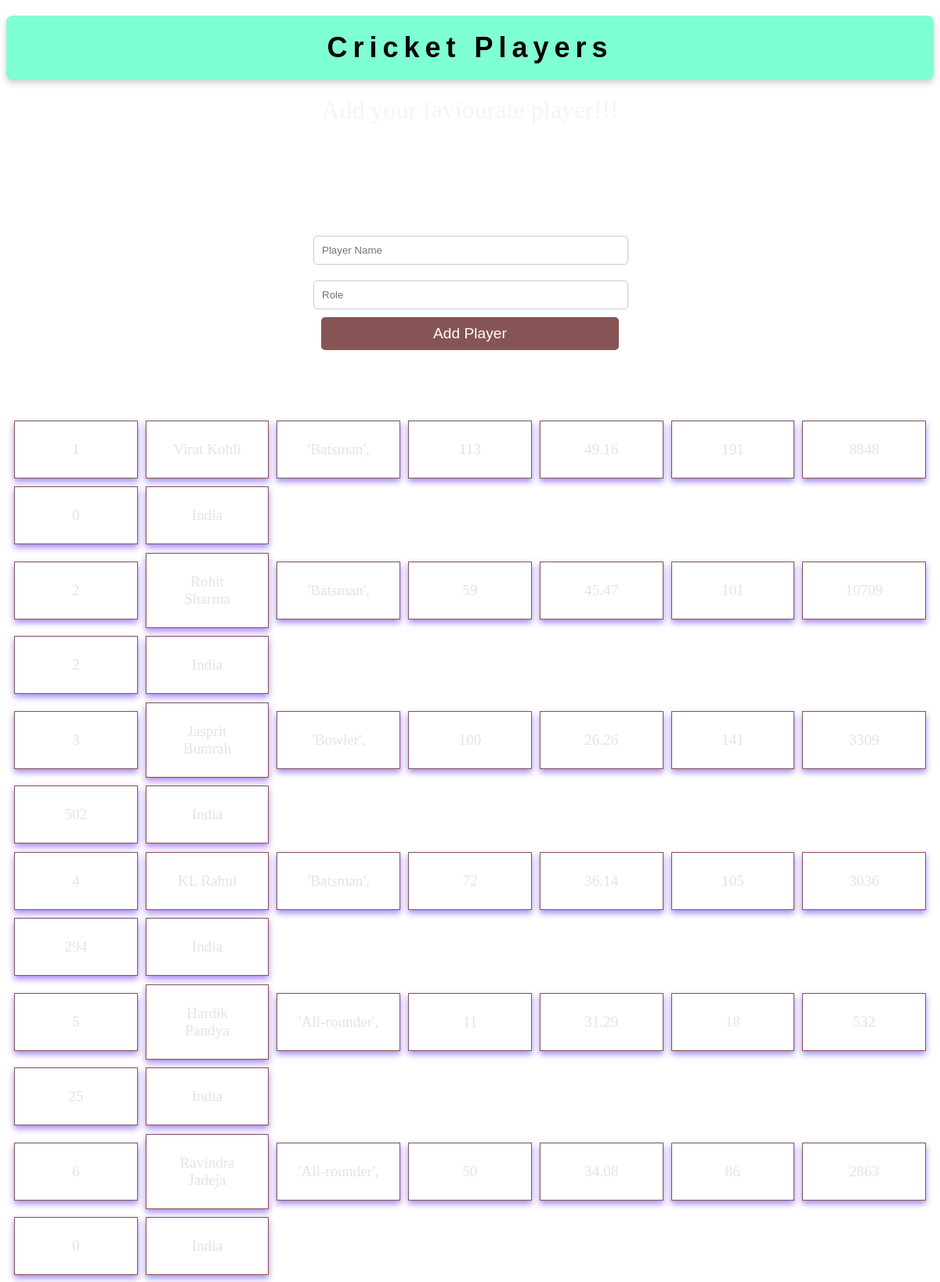
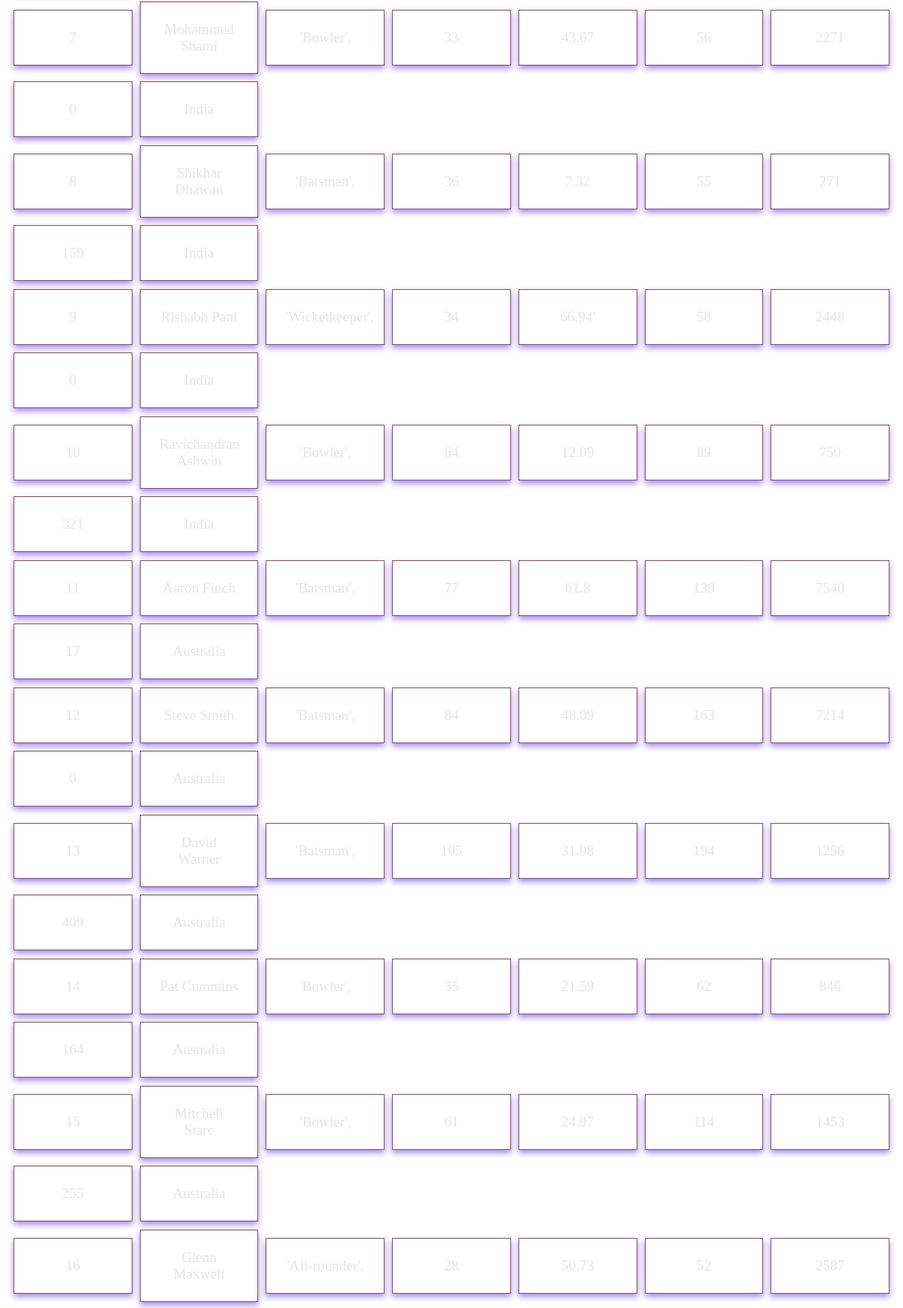
The app's page /Players (upper part) with its own data (2 pictures, top to bottom).
### tables this page shows
CREATE TABLE Matches ("Match id" INTEGER PRIMARY KEY, Playerid INTEGER REFERENCES Player (PlayerId), Matches INTEGER, Innings INTEGER, Runs INTEGER, Wickets INTEGER, Average INTEGER, Team TEXT);

CREATE TABLE Player (PlayerId INTEGER PRIMARY KEY, PlayerName TEXT UNIQUE, Role TEXT, Verified INTEGER DEFAULT 1);

### routes.py (the view)
@app.route('/Players')
def Players():
  conn = sqlite3.connect('Cricket.db.db')
  cur = conn.cursor()
  cur.execute("""SELECT
    Player.PlayerId,
    Player.PlayerName,
    Player.Role,
    Matches.Matches,
    Matches.Average,
    Matches.Innings,
    Matches.Runs,
    Matches.Wickets,
    Matches.Team
  FROM
    Player
INNER JOIN
    Matches
ON
    Player.PlayerId = Matches.PlayerId
WHERE
  Player.Verified = 1; --only select approved players
""")
  Crickets= cur.fetchall()
  return render_template("Players.html",Crickets=Crickets)

### templates/Players.html (shortened to what this page needs)
<!DOCTYPE html>
<html lang="en">
<head>
    <link rel="stylesheet" href="/static/images/style.css">
</head>
<body class="player-body">
    <h1 class="stats1">Cricket Players</h1>
    <p class="cc"> Add your faviourate player!!!</p>
    <div class="login">
        <div class="login-box">
    <form class = "Player-form" action="{{ url_for('addplayer') }}" method="post">
        <input  class = "form-input" type = "text" name="player_name" placeholder="Player Name" required>
        <input class = "form-input" type="text" name="role" placeholder="Role" required>
        <button class = "form-button" type="submit">Add Player</button>
    </form>
    </div>
    </div>
    <table>
        <tbody>
            <div class="Ranking-grid">
                {% for Cricket in Crickets %}
                <div class="Brid">
                    <div class="item">{{ Cricket[0] }}</div>
                    <div class="item">{{ Cricket[1] }}</div>
                    <div class="item">{{ Cricket[2] }}</div>
                    <div class="item">{{ Cricket[3] }}</div>
                    <div class="item">{{ Cricket[4] }}</div>
                    <div class="item">{{ Cricket[5] }}</div>
                    <div class="item">{{ Cricket[6] }}</div>
                    <div class="item">{{ Cricket[7] }}</div>
                    <div class="item">{{ Cricket[8] }}</div>
                            </div>
                            {% endfor %}
        </div>
        </tbody>
</body>
</html>

### static/images/style.css (style rules this page uses)
h1 { font-size: 100px; margin: 0; color: #e74c3c; }
p { font-size: 20px; margin: 10px 0; }
tbody { display: block; background-color:lightgray; }
.stats1 { text-align: center; font-size: 36px; padding: 20px; background-color: aquamarine; color: black; font-family: 'Trebuchet MS', 'Lucida Sans Unicode', 'Lucida Grande', 'Lucida Sans', Arial, sans-serif; margin-top: 20px; margin-bottom: 20px; letter-spacing: 7px; border-radius: 8px; box-shadow: 0 4px 8px rgba(0, 0, 0, 0.2); }
p { margin-bottom: 1em; }
.Ranking-grid { display: flex; flex-direction: column; gap:11px; padding: 10px; }
.Brid { display: grid; grid-template-columns:repeat(auto-fit, minmax(150px,1fr)); gap: 10px; align-items: center; color:rgb(227, 227, 234); }
.item { background-color: rgba(red, green, blue, alpha); text-align: center; padding: 25px; border: 1px solid #865454; font-size: larger; box-shadow: 0 4px 8px rgb(165, 133, 241); }
button { padding: 60px 90px; border: none; border-radius: 5px; background-color: #007bff; color: white; font-size: 20px; cursor: pointer; margin: 10px; position: relative; bottom: 45px; }
form { position: relative; display: flex; flex-direction: column; top: 20px; widows: 100%; }
.form-input { width: calc(100% - 20px); padding: 10px; margin: 10px 0; border: 1px solid #ccc; border-radius: 5px; }
.form-button { position: relative; bottom: 10px; background-color: #865454; color: white; border: none; padding: 10px 15px; border-radius: 5px; cursor: pointer; font-size: larger; transition: background-color 0.3s; }
.login { flex: 1; display: flex; justify-content: center; align-items: center; height: 100%; padding: 20px; }
.login-box { background: white; padding: 60px; border-radius: 50px; box-shadow: 0 4px 8px rgba (0,0,0,0.2); max-width: 400px; width: 100%; }
.cc { text-align: center; text-decoration: double; font-size: xx-large; color: whitesmoke; }
.player-body { background-image:url(https://media.gettyimages.com/id/1789432444/photo/bangalore-india-virat-kohli-of-india-celebrates-the-wicket-of-scott-edwards-of-netherlands.jpg?s=612x612&w=0&k=20&c=YRblUOtk9wBCtQ3Knx11A9777Zv_EcJfnTxCIT-wxaY=); background-repeat: no-repeat; background-size: cover; background-position: center; background-attachment: fixed; }

### records on screen
Matches: PlayerId "1", PlayerName "Virat Kohli", Role "'Batsman',", Matches "113", Average "49.16", Innings "191", Runs "8848", Wickets "0", Team "India"
Matches: PlayerId "2", PlayerName "Rohit Sharma", Role "'Batsman',", Matches "59", Average "45.47", Innings "101", Runs "10709", Wickets "2", Team "India"
Matches: PlayerId "3", PlayerName "Jasprit Bumrah", Role "'Bowler',", Matches "100", Average "26.26", Innings "141", Runs "3309", Wickets "502", Team "India"
Matches: PlayerId "4", PlayerName "KL Rahul", Role "'Batsman',", Matches "72", Average "36.14", Innings "105", Runs "3036", Wickets "294", Team "India"
Matches: PlayerId "5", PlayerName "Hardik Pandya", Role "'All-rounder',", Matches "11", Average "31.29", Innings "18", Runs "532", Wickets "25", Team "India"
Matches: PlayerId "6", PlayerName "Ravindra Jadeja", Role "'All-rounder',", Matches "50", Average "34.08", Innings "86", Runs "2863", Wickets "0", Team "India"
Matches: PlayerId "7", PlayerName "Mohammed Shami", Role "'Bowler',", Matches "33", Average "43.67", Innings "56", Runs "2271", Wickets "0", Team "India"
Matches: PlayerId "8", PlayerName "Shikhar Dhawan", Role "'Batsman',", Matches "36", Average "7.32", Innings "55", Runs "271", Wickets "159", Team "India"
Matches: PlayerId "9", PlayerName "Rishabh Pant", Role "'Wicketkeeper',", Matches "34", Average "66.94'", Innings "58", Runs "2448", Wickets "0", Team "India"
Matches: PlayerId "10", PlayerName "Ravichandran Ashwin", Role "'Bowler',", Matches "64", Average "12.09", Innings "89", Runs "750", Wickets "321", Team "India"
Matches: PlayerId "11", PlayerName "Aaron Finch", Role "'Batsman',", Matches "77", Average "61.8", Innings "139", Runs "7540", Wickets "17", Team "Australia"
Matches: PlayerId "12", PlayerName "Steve Smith", Role "'Batsman',", Matches "84", Average "48.09", Innings "163", Runs "7214", Wickets "0", Team "Australia"
Matches: PlayerId "13", PlayerName "David Warner", Role "'Batsman',", Matches "105", Average "31.98", Innings "194", Runs "1256", Wickets "409", Team "Australia"
Matches: PlayerId "14", PlayerName "Pat Cummins", Role "'Bowler',", Matches "35", Average "21.59", Innings "62", Runs "846", Wickets "164", Team "Australia"
Matches: PlayerId "15", PlayerName "Mitchell Starc", Role "'Bowler',", Matches "61", Average "24.97", Innings "114", Runs "1453", Wickets "255", Team "Australia"
Matches: PlayerId "16", PlayerName "Glenn Maxwell", Role "'All-rounder',", Matches "28", Average "50.73", Innings "52", Runs "2587"
